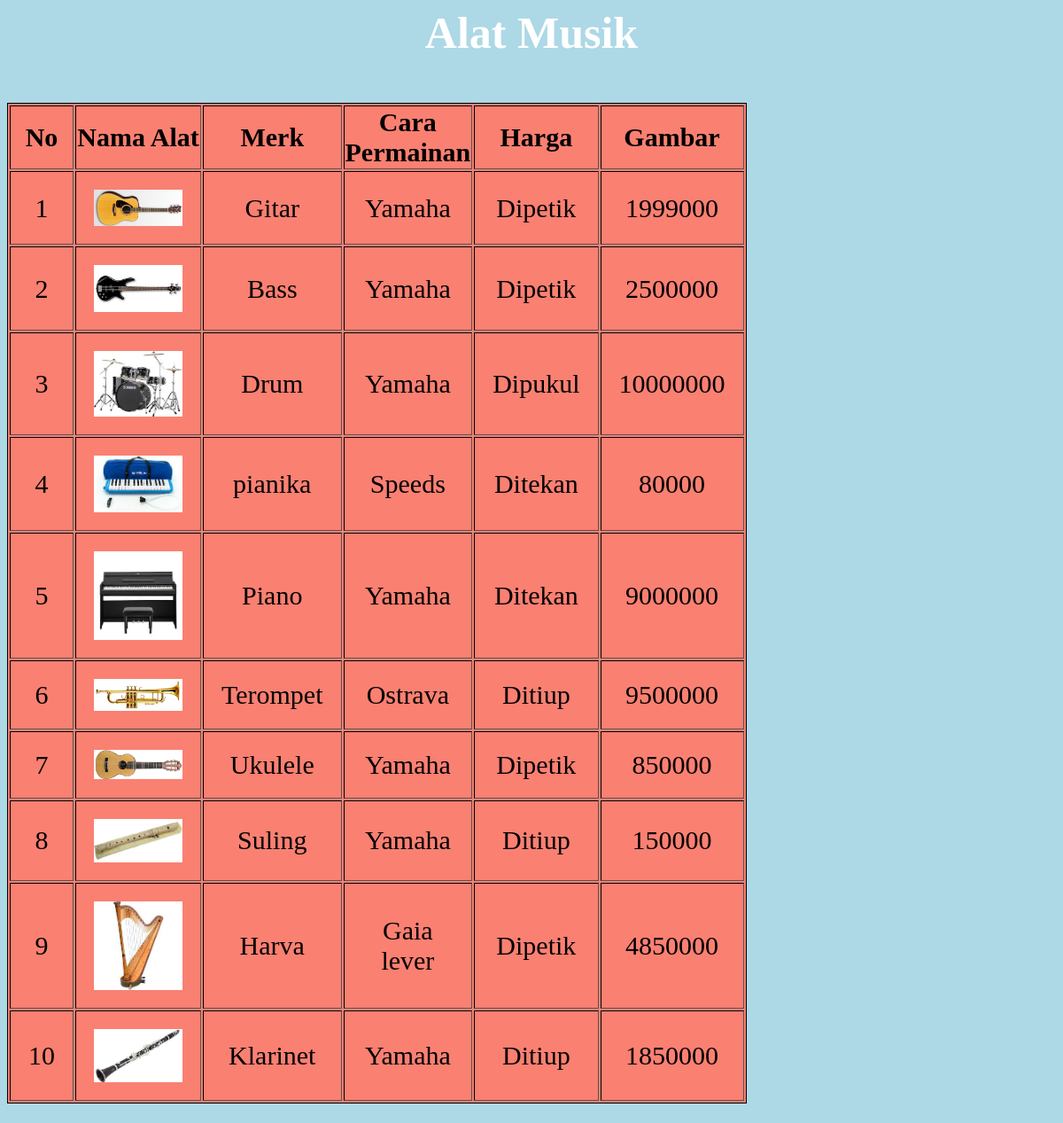
Page /Latihan5b/index.php on the committed database.
### tables this page shows
CREATE TABLE `alat_musik` (
  `id` int(11) NOT NULL,
  `nama_alat` char(15) NOT NULL,
  `merk` char(15) NOT NULL,
  `cara_permainan` char(15) NOT NULL,
  `harga` int(11) NOT NULL,
  `gambar` char(15) NOT NULL
);

### Latihan5b/php/function.php (called while the page is built)
<?php
function koneksi()
{
  $conn = mysqli_connect("localhost", "root", "") or die("Koneksi ke DB gagal");
  mysqli_select_db($conn, "pw_193040029") or die("Database salah!");
  return $conn;
}
function query($sql)
{
  $conn = koneksi();
  $result = mysqli_query($conn, "$sql");
  $rows = [];
  while ($row = mysqli_fetch_assoc($result)) {
    $rows[] = $row;
  }
  return $rows;
}

### Latihan5b/index.php (the view, shortened to what this page needs)
<?php
require 'php/function.php';
$result = query("SELECT * FROM alat_musik")
?>
<html>
<head>
  <link rel="stylesheet" href="css/style.css">
</head>
<body>
  <h3>Alat Musik</h3>
  <table border="1">
    <tr>
      <th>No</th>
      <th>Nama Alat</th>
      <th>Merk</th>
      <th>Cara Permainan</th>
      <th>Harga</th>
      <th>Gambar</th>
    </tr>
    <?php foreach ($result as $i) { ?>
      <tr>
        <td><?= $i["id"]; ?></td>
        <td><img width="100px" src="assets/img/<?= $i['gambar']; ?>"></td>
        <td><?= $i["nama_alat"]; ?></td>
        <td><?= $i["merk"]; ?></td>
        <td><?= $i["cara_permainan"]; ?></td>
        <td><?= $i["harga"]; ?></td>
      </tr>
    <?php } ?>
  </table>
</body>
</html>

### Latihan5b/css/style.css (style rules this page uses)
body { background-color: lightblue; }
table { background-color: salmon; border : 1px solid black; text-align : center; font-size : 30px; width : 10px; }
td { padding : 20px; }
h3 { text-align : center; font-size : 50px; color: white; }
th { width : 20px; }

### rows in the picture
alat_musik: id "1", gambar (picture), nama_alat "Gitar", merk "Yamaha", cara_permainan "Dipetik", harga "1999000"
alat_musik: id "2", gambar (picture), nama_alat "Bass", merk "Yamaha", cara_permainan "Dipetik", harga "2500000"
alat_musik: id "3", gambar (picture), nama_alat "Drum", merk "Yamaha", cara_permainan "Dipukul", harga "10000000"
alat_musik: id "4", gambar (picture), nama_alat "pianika", merk "Speeds", cara_permainan "Ditekan", harga "80000"
alat_musik: id "5", gambar (picture), nama_alat "Piano", merk "Yamaha", cara_permainan "Ditekan", harga "9000000"
alat_musik: id "6", gambar (picture), nama_alat "Terompet", merk "Ostrava", cara_permainan "Ditiup", harga "9500000"
alat_musik: id "7", gambar (picture), nama_alat "Ukulele", merk "Yamaha", cara_permainan "Dipetik", harga "850000"
alat_musik: id "8", gambar (picture), nama_alat "Suling", merk "Yamaha", cara_permainan "Ditiup", harga "150000"
alat_musik: id "9", gambar (picture), nama_alat "Harva", merk "Gaia lever", cara_permainan "Dipetik", harga "4850000"
alat_musik: id "10", gambar (picture), nama_alat "Klarinet", merk "Yamaha", cara_permainan "Ditiup", harga "1850000"
